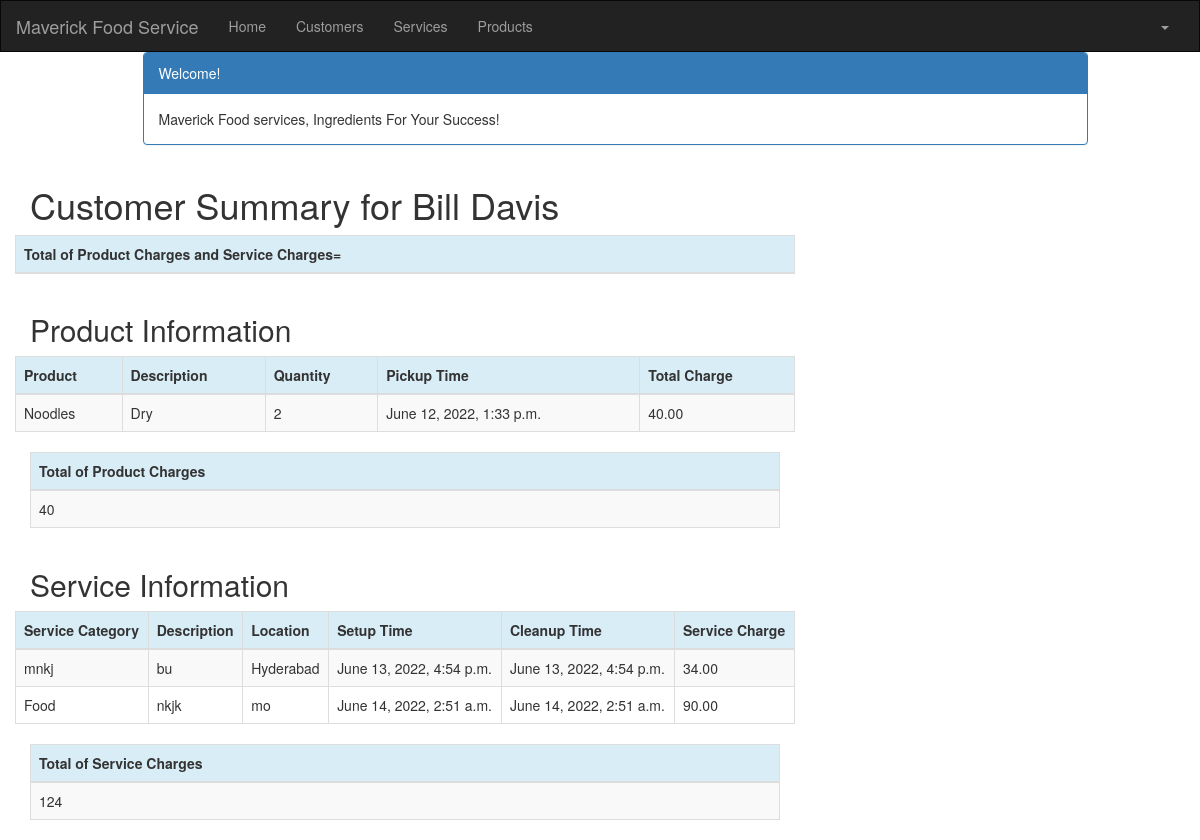
The page /customer/3/summary/ (signed in) on the database its author committed.
### crm/models.py (models this page shows, shortened)
class Customer(models.Model):
    cust_name = models.CharField(max_length=50)
    organization = models.CharField(max_length=100, blank=True)
    role = models.CharField(max_length=100)
    email = models.EmailField(max_length=100)
    bldgroom = models.CharField(max_length=100)
    address = models.CharField(max_length=200)
    account_number = models.IntegerField(blank=False, null=False)
    city = models.CharField(max_length=50)
    state = models.CharField(max_length=50)
    zipcode = models.CharField(max_length=10)
    phone_number = models.CharField(max_length=50)
    created_date = models.DateTimeField(
        default=timezone.now)
    updated_date = models.DateTimeField(auto_now_add=True)

class Product(models.Model):
                cust_name = models.ForeignKey(Customer, on_delete=models.CASCADE, related_name='products')
                product = models.CharField(max_length=100)
                p_description = models.TextField()
                quantity = models.IntegerField()
                pickup_time = models.DateTimeField(
                    default=timezone.now)
                charge = models.DecimalField(max_digits=10, decimal_places=2)
                created_date = models.DateTimeField(
                    default=timezone.now)
                updated_date = models.DateTimeField(auto_now_add=True)

class Service(models.Model):
            cust_name = models.ForeignKey(Customer, on_delete=models.CASCADE, related_name='services')
            service_category = models.CharField(max_length=100)
            description = models.TextField()
            location = models.CharField(max_length=200)
            setup_time = models.DateTimeField(
                default=timezone.now)
            cleanup_time = models.DateTimeField(
                default=timezone.now)
            service_charge = models.DecimalField(max_digits=10, decimal_places=2)
            created_date = models.DateTimeField(
                default=timezone.now)
            updated_date = models.DateTimeField(auto_now_add=True)

### crm/views.py (the view)
# urls.py: path('customer/<int:pk>/summary/', views.summary, name='summary'),
@login_required
def summary(request, pk):
    customer = get_object_or_404(Customer, pk=pk)
    customers = Customer.objects.filter(created_date__lte=timezone.now())
    services = Service.objects.filter(cust_name=pk)
    products = Product.objects.filter(cust_name=pk)
    sum_service_charge = \
        Service.objects.filter(cust_name=pk).aggregate(Sum('service_charge'))
    sum_product_charge = \
        Product.objects.filter(cust_name=pk).aggregate(Sum('charge'))
    sum = sum_product_charge.get("charge__sum")
    if sum == None:
        sum_product_charge = {'charge__sum' : Decimal('0')}
    sum = sum_service_charge.get("service_charge__sum")
    if sum == None:
        sum_service_charge = {'service_charge__sum' : Decimal('0')}
    return render(request, 'crm/summary.html', {'customer': customer,
                              'products': products,
                              'services': services,
                              'sum_service_charge': sum_service_charge,
                              'sum_product_charge': sum_product_charge,})

### crm/templates/crm/summary.html (shortened to what this page needs)
{% extends 'crm/base.html' %}
{% block content %}
{% load mathfilters %}
{% load humanize %}
<div class="container">
    <div class="row">
        <div class="col-md-10 col-md-offset-1">
            <div class="panel panel-primary">
                <div class="panel-heading">Welcome!</div>
                <div class="panel-body">
                    Maverick Food services, Ingredients For Your Success!
                </div>
            </div>
        </div>
    </div>
</div>
<div class="row">
  <h1 style="padding-left: 15Px">Customer Summary for {{ customer.cust_name }}</h1>
<table class="table table-striped table-bordered table-hover">
        <thead>
            <tr class="bg-info">
                <th>Total of Product Charges and Service Charges=  </th>
            </tr>
        </thead>
    </table>
</div>
    <div class="row">
        <h2 style="padding-left: 15Px">Product Information</h2>
    </div>
    <div class="row">
        <table class="table table-striped table-bordered table-hover">
            <thead>
            <tr class="bg-info">
                <th>Product</th>
                <th>Description</th>
                <th>Quantity</th>
                <th>Pickup Time</th>
                <th>Total Charge</th>
            </tr>
            </thead>
            <tbody>
            {% for product in products %}
                <tr>
                    <td>{{ product.product }}</td>
                    <td>{{ product.p_description }}</td>
                    <td>{{ product.quantity|intcomma }}</td>
                    <td>{{ product.pickup_time }}</td>
                    <td>{{ product.charge|intcomma }}</td>
                </tr>
            {% endfor %}
            </tbody>
        </table>
    </div>
        <table class="table table-striped table-bordered table-hover">
        <thead>
            <tr class="bg-info">
                <th>Total of Product Charges</th>
            </tr>
        </thead>
        <tbody>
            <tr>
                <td>{{ sum_product_charge.charge__sum|intcomma }}</td>
            </tr>
        </tbody>
    </table>
    <div class="row">
        <h2 style="padding-left: 15Px">Service Information</h2>
    </div>
    <div class="row">
        <table class="table table-striped table-bordered table-hover">
            <thead>
            <tr class="bg-info">
                <th>Service Category</th>
                <th>Description</th>
                <th>Location</th>
                <th>Setup Time</th>
                <th>Cleanup Time</th>
                <th>Service Charge</th>
            </tr>
            </thead>
            <tbody>
            {% for service in services %}
                <tr>
                    <td>{{ service.service_category }}</td>
                    <td>{{ service.description }}</td>
                    <td>{{ service.location }}</td>
                    <td>{{ service.setup_time }}</td>
                    <td>{{ service.cleanup_time }}</td>
                    <td>{{ service.service_charge }}</td>
                </tr>
            {% endfor %}
            </tbody>
        </table>
    </div>
        <table class="table table-striped table-bordered table-hover">
        <thead>
            <tr class="bg-info">
                <th>Total of Service Charges</th>
            </tr>
        </thead>
        <tbody>
            <tr>
                <td>{{ sum_service_charge.service_charge__sum|intcomma }}</td>
            </tr>
        </tbody>
    </table>
</div>
{% endblock %}

### rows shown on the page
Customer: cust_name "Bill Davis"
Product: product "Noodles", p_description "Dry", quantity "2", pickup_time "June 12, 2022, 1:33 p.m.", charge "40.00"
Service: service_category "mnkj", description "bu", location "Hyderabad", setup_time "June 13, 2022, 4:54 p.m.", cleanup_time "June 13, 2022, 4:54 p.m.", service_charge "34.00"
Service: service_category "Food", description "nkjk", location "mo", setup_time "June 14, 2022, 2:51 a.m.", cleanup_time "June 14, 2022, 2:51 a.m.", service_charge "90.00"

### other values the page prints
{{ sum_product_charge.charge__sum|intcomma }} "40"
{{ sum_service_charge.service_charge__sum|intcomma }} "124"
